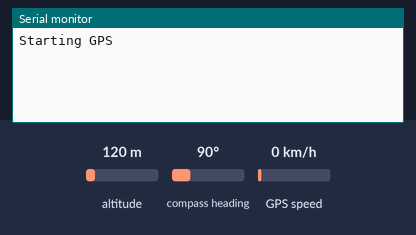
Recording of a sketch running on a simulated ESP32. Parts: the last lines printed to the serial monitor. The test bench sets the inputs (shaded band); at power-on: altitude 120 m, GPS speed 0 km/h, compass heading 90°. The GPS gets a fix after 3 s at 37.7749, -122.4194 with 8 satellites.

Above: at 1.2 s.
1.3 s: altitude set to 20 m
At 3.5 s:
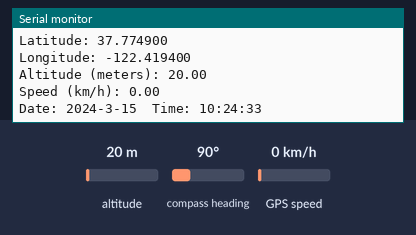
4.5 s: GPS speed set to 2 km/h
At 5.2 s:
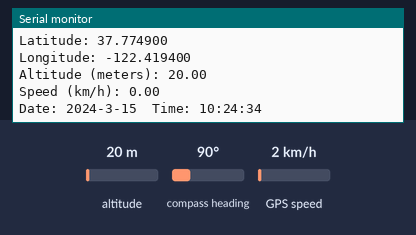
6.0 s: altitude set to 250 m
At 6.0 s:
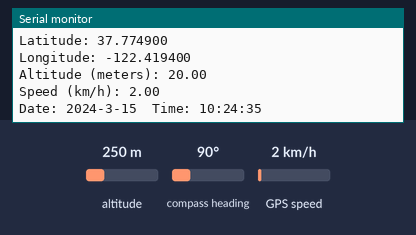
Timing chart, 0 to 9.0 s (numbered marks = the images above; inputs shaded):
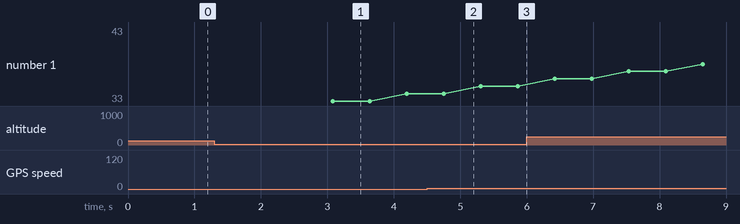

The sketch:

gps.ino
```cpp
#include <TinyGPS++.h>
#include <HardwareSerial.h>

TinyGPSPlus gps;
HardwareSerial GPS(2); // Use Serial2 (RX2=GPIO16, TX2=GPIO17) on ESP32 DevKit

void setup() {
  Serial.begin(115200);
  GPS.begin(9600);
  Serial.println("Starting GPS");
}

void loop() {
  if (GPS.available()) {
    if (gps.encode(GPS.read())) {
      if (gps.location.isValid()) {
        Serial.print("Latitude: ");
        Serial.println(gps.location.lat(), 6);
        Serial.print("Longitude: ");
        Serial.println(gps.location.lng(), 6);
        Serial.print("Altitude (meters): ");
        Serial.println(gps.altitude.meters());
        Serial.print("Speed (km/h): ");
        Serial.println(gps.speed.kmph());
        Serial.print("Date: ");
        Serial.print(gps.date.year());
        Serial.print("-");
        Serial.print(gps.date.month());
        Serial.print("-");
        Serial.print(gps.date.day());
        Serial.print("  Time: ");
        Serial.print(gps.time.hour());
        Serial.print(":");
        Serial.print(gps.time.minute());
        Serial.print(":");
        Serial.println(gps.time.second());
        delay(500);
      }
    }
 }
}
```

Measured:
- after the input at 1.3 s, the serial monitor: prints a new line after 1.8 s (image 1)
